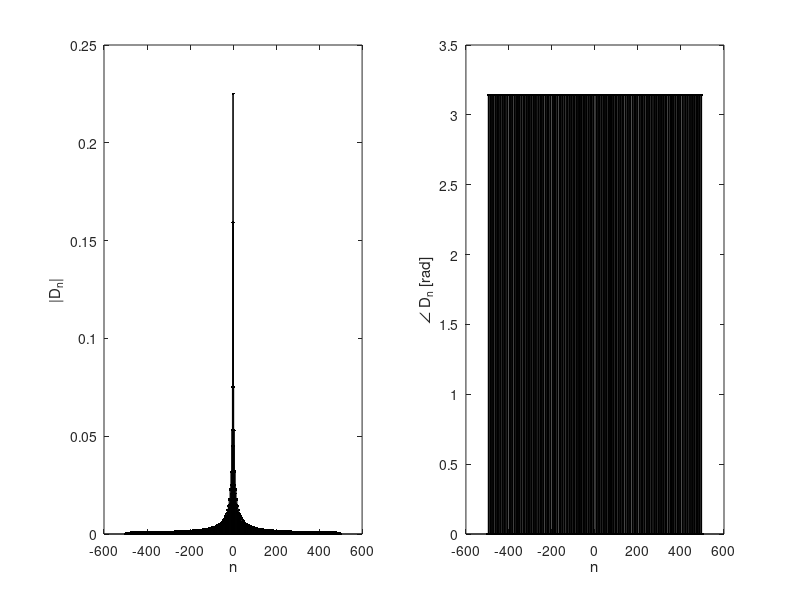

Reproduce this figure in MATLAB.
% Lab 3 Code

% A.4a(x1(t))
clf;
n = (-5:5);
D_n = 1./2.*((1./(pi.*n)).*sin((3-n).*pi )) + (1./pi.*n).*sin((3+n).*pi)  ...
    + (1./(2.*n.*pi).*sin((1+n).*pi)) + (1./(2.*n.*pi).*sin((1-n).*pi)) ;
subplot(1,2,1); stem(n,abs(D_n),'.k'); 
xlabel('n'); ylabel('|D_n|'); 
subplot(1,2,2); stem(n,angle(D_n),'.k'); 
xlabel('n'); ylabel('\angle Dn [rad]');

% A.4a(x2(t))
clf;
n = (-5:5);
D_n = (1./(n.*pi).*sin((n.*pi)./2)); 
subplot(1,2,1); stem(n,abs(D_n),'.k'); 
xlabel('n'); ylabel('|D_n|'); 
subplot(1,2,2); stem(n,angle(D_n),'.k'); 
xlabel('n'); ylabel('\angle D_n [rad]');

% A.4a(x3(t))
clf;
n = (-5:5);
D_n = (1./(n.*pi).*sin((n.*pi)./4)); 
subplot(1,2,1); stem(n,abs(D_n),'.k'); 
xlabel('n'); ylabel('|D_n|'); 
subplot(1,2,2); stem(n,angle(D_n),'.k'); 
xlabel('n'); ylabel('\angle D_n [rad]');

% A.4b(x1(t))
clf;
n = (-20:20);
D_n = 1./2.*((1./(pi.*n)).*sin((3-n).*pi )) + (1./pi.*n).*sin((3+n).*pi)  ...
    + (1./(2.*n.*pi).*sin((1+n).*pi)) + (1./(2.*n.*pi).*sin((1-n).*pi)) ;
subplot(1,2,1); stem(n,abs(D_n),'.k'); 
xlabel('n'); ylabel('|D_n|'); 
subplot(1,2,2); stem(n,angle(D_n),'.k'); 
xlabel('n'); ylabel('\angle Dn [rad]');

% A.4b(x2(t))
clf;
n = (-20:20);
D_n = (1./(n.*pi).*sin((n.*pi)./2)); 
subplot(1,2,1); stem(n,abs(D_n),'.k'); 
xlabel('n'); ylabel('|D_n|'); 
subplot(1,2,2); stem(n,angle(D_n),'.k'); 
xlabel('n'); ylabel('\angle D_n [rad]');

% A.4b(x3(t))
clf;
n = (-20:20);
D_n = (1./(n.*pi).*sin((n.*pi)./4)); 
subplot(1,2,1); stem(n,abs(D_n),'.k'); 
xlabel('n'); ylabel('|D_n|'); 
subplot(1,2,2); stem(n,angle(D_n),'.k'); 
xlabel('n'); ylabel('\angle D_n [rad]');

% A.4c(x1(t))
clf;
n = (-50:50);
D_n = 1./2.*((1./(pi.*n)).*sin((3-n).*pi )) + (1./pi.*n).*sin((3+n).*pi)  ...
    + (1./(2.*n.*pi).*sin((1+n).*pi)) + (1./(2.*n.*pi).*sin((1-n).*pi)) ;
subplot(1,2,1); stem(n,abs(D_n),'.k'); 
xlabel('n'); ylabel('|D_n|'); 
subplot(1,2,2); stem(n,angle(D_n),'.k'); 
xlabel('n'); ylabel('\angle Dn [rad]');

% A.4c(x2(t))
clf;
n = (-50:50);
D_n = (1./(n.*pi).*sin((n.*pi)./2)); 
subplot(1,2,1); stem(n,abs(D_n),'.k'); 
xlabel('n'); ylabel('|D_n|'); 
subplot(1,2,2); stem(n,angle(D_n),'.k'); 
xlabel('n'); ylabel('\angle D_n [rad]');

% A.4c(x3(t))
clf;
n = (-50:50);
D_n = (1./(n.*pi).*sin((n.*pi)./4)); 
subplot(1,2,1); stem(n,abs(D_n),'.k'); 
xlabel('n'); ylabel('|D_n|'); 
subplot(1,2,2); stem(n,angle(D_n),'.k'); 
xlabel('n'); ylabel('\angle D_n [rad]');

% A.4d(x1(t))
clf;
n = (-500:500);
D_n = 1./2.*((1./(pi.*n)).*sin((3-n).*pi )) + (1./pi.*n).*sin((3+n).*pi)  ...
    + (1./(2.*n.*pi).*sin((1+n).*pi)) + (1./(2.*n.*pi).*sin((1-n).*pi)) ;
subplot(1,2,1); stem(n,abs(D_n),'.k'); 
xlabel('n'); ylabel('|D_n|'); 
subplot(1,2,2); stem(n,angle(D_n),'.k'); 
xlabel('n'); ylabel('\angle Dn [rad]');

% A.4d(x2(t))
clf;
n = (-500:500);
D_n = (1./(n.*pi).*sin((n.*pi)./2)); 
subplot(1,2,1); stem(n,abs(D_n),'.k'); 
xlabel('n'); ylabel('|D_n|'); 
subplot(1,2,2); stem(n,angle(D_n),'.k'); 
xlabel('n'); ylabel('\angle D_n [rad]');

% A.4d(x3(t))
clf;
n = (-500:500);
D_n = (1./(n.*pi).*sin((n.*pi)./4)); 
subplot(1,2,1); stem(n,abs(D_n),'.k'); 
xlabel('n'); ylabel('|D_n|'); 
subplot(1,2,2); stem(n,angle(D_n),'.k'); 
xlabel('n'); ylabel('\angle D_n [rad]');


